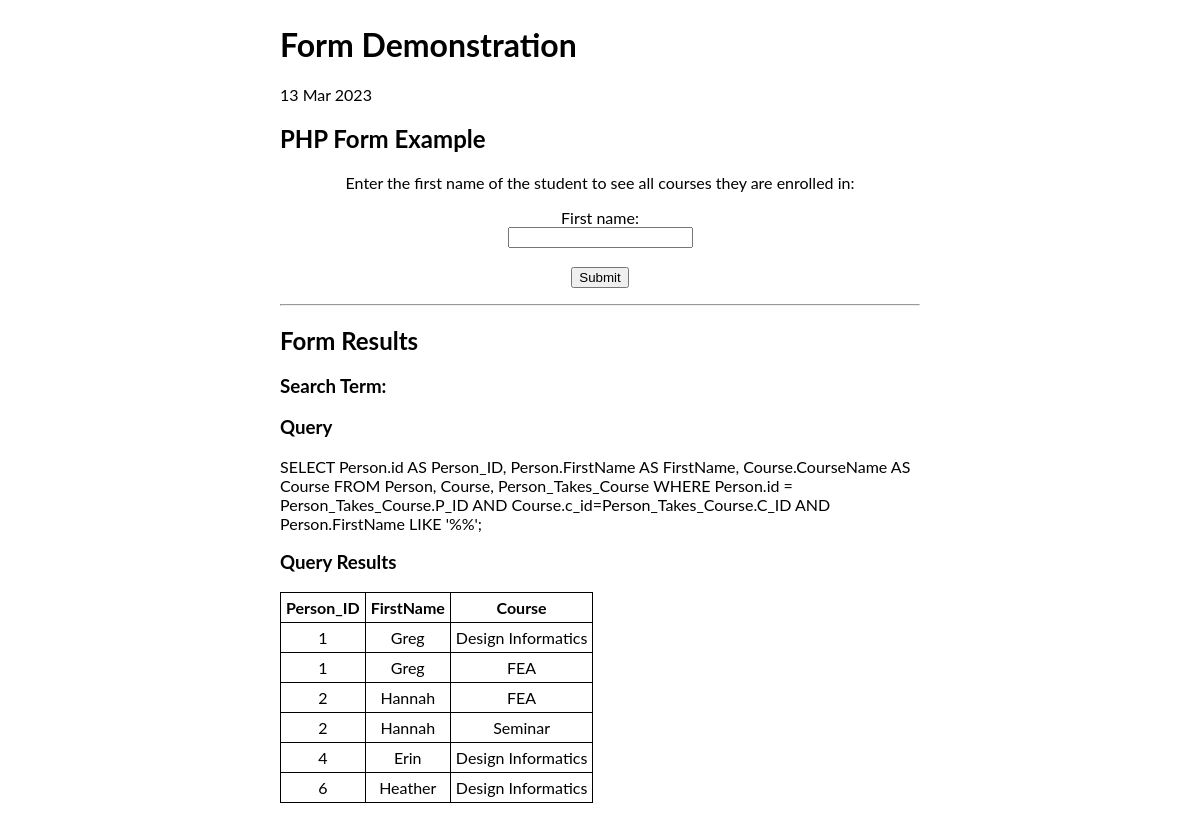
Screenshot of /php/demos/form_ex.php with the database file from the repository.
### tables this page shows
CREATE TABLE `Person` (
  `id` int(11) NOT NULL AUTO_INCREMENT,
  `FirstName` varchar(30) NOT NULL,
  `LastName` varchar(30) NOT NULL,
  PRIMARY KEY (`id`)
);

CREATE TABLE `Course` (
  `c_id` int(11) NOT NULL AUTO_INCREMENT,
  `CourseRubric` varchar(4) NOT NULL,
  `CourseNumber` int(10) NOT NULL,
  `CourseName` varchar(45) NOT NULL,
  PRIMARY KEY (`c_id`)
);

### php/functions.php (the view, shortened to what this page needs)
<?php
    function printTable(array $data, array $columns) {
        printf("<style>
        table, th, td {
            border: 1px solid black;
            border-collapse: collapse;
        }
        th, td {
            text-align: center;
            padding: 5px;
        }
        </style>");
        printf("<table border = '2'>");
        for ($i = 0; $i < count($columns); $i++) {
            printf("<th>%s</th>\n", $columns[$i]);
        }
        foreach($data as $row) {
            printf("<tr>\n");
            for ($i = 0; $i < count($columns); $i++) {
                printf("<td>%s</td>\n", $row[$columns[$i]]);
            }
            printf("</tr>\n");
        }
        printf("</table>\n");
    }
?>

### php/demos/form_ex.php (shortened to what this page needs)
<html>
    <head>
        <link rel="stylesheet" href="../../web/styles.css">
    </head>
    <body>
        <h1> Form Demonstration </h1>
        <p> 13 Mar 2023 </p>
        <h2> PHP Form Example </h2>
        <form method="post" target="_self">
            <p> Enter the first name of the student to see all courses they are enrolled in: </p>
            <label for="fname">First name:</label><br>
            <input type="text" id="fname" name="fname"><br>
            <br>
            <input type="submit" value="Submit">
        </form>
        <?php
            include '../functions.php';
            $conn = connectToServer(to_print: false);
            printf("<hr><h2> Form Results </h2>");
            $fname = $_POST["fname"];
            printf("<h3> Search Term: $fname </h3>");
            $conn->query("USE Mocko_Ex;");
            $query = "SELECT Person.id AS Person_ID, Person.FirstName AS FirstName, Course.CourseName AS Course FROM Person, Course, Person_Takes_Course WHERE Person.id = Person_Takes_Course.P_ID AND Course.c_id=Person_Takes_Course.C_ID AND Person.FirstName LIKE '%%$fname%%';";
            printf("<h3> Query </h3>");
            printf("<p>$query</p>");
            $result = $conn->query($query);
            if (!$result) {
                printf("<h3> Query Failed </h3>");
            }
            else {
                $table = $result->fetch_all(MYSQLI_BOTH);
                printf("<h3> Query Results </h3>");
                $cols = array("Person_ID", "FirstName", "Course");
                printTable($table, $cols);
                printf("<br>");
            }
        ?>
    </body>
</html>

### web/styles.css (style rules this page uses)
body { margin-top: 25px; margin-left: auto; margin-right: auto; max-width: 40em; font-family:'Lato', sans-serif; }
form { text-align: center; }

### php/functions.php (style rules this page uses)
table, th, td { border: 1px solid black; border-collapse: collapse; }
th, td { text-align: center; padding: 5px; }

### rows the page displays
person: id "1", FirstName "Greg", course.CourseName "Design Informatics", course.CourseName "FEA"
person: id "2", FirstName "Hannah", course.CourseName "FEA", course.CourseName "Seminar"
person: id "4", FirstName "Erin", course.CourseName "Design Informatics"
person: id "6", FirstName "Heather", course.CourseName "Design Informatics"

### other values shown
$columns[$i] "Person_ID"
$columns[$i] "FirstName"
$columns[$i] "Course"
